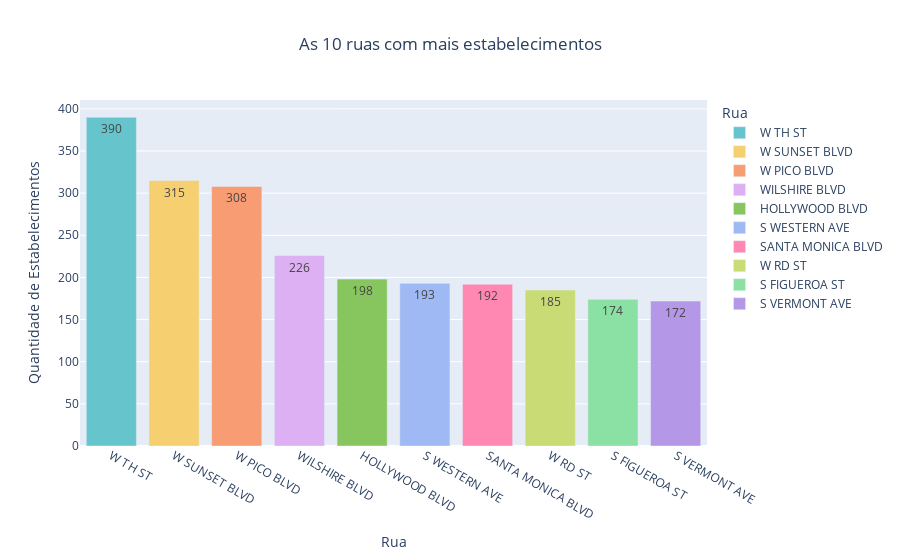

The code cell stored with this chart in its notebook:
### Code cell
# Definindo a paleta de cores do gráfico
paleta_cores = px.colors.qualitative.Pastel

fig = px.bar(top_ruas.head(10),
        x='street',
        y='qtd_estab_rua',
        color='street',
        title='As 10 ruas com mais estabelecimentos',
        labels={'street': 'Rua', 'qtd_estab_rua': 'Quantidade de Estabelecimentos'},
        text='qtd_estab_rua',
        color_discrete_sequence= paleta_cores
            )

# Centraliza o título horizontalmente
fig.update_layout(
    title_x=0.5  
)

fig.show()

### Figure 1 — Plotly figure (JSON) as saved in the notebook; plotly's stock layout.template omitted (floating-point values rounded to 4 significant figures)
{"data": [{"alignmentgroup": "True", "hovertemplate": "Rua=%{x}<br>Quantidade de Estabelecimentos=%{text}<extra></extra>", "legendgroup": "W TH ST", "marker": {"color": "rgb(102, 197, 204)", "pattern": {"shape": ""}}, "name": "W TH ST", "offsetgroup": "W TH ST", "orientation": "v", "showlegend": true, "text": [390], "textposition": "auto", "type": "bar", "x": ["W TH ST"], "xaxis": "x", "y": [390], "yaxis": "y"}, {"alignmentgroup": "True", "hovertemplate": "Rua=%{x}<br>Quantidade de Estabelecimentos=%{text}<extra></extra>", "legendgroup": "W SUNSET BLVD", "marker": {"color": "rgb(246, 207, 113)", "pattern": {"shape": ""}}, "name": "W SUNSET BLVD", "offsetgroup": "W SUNSET BLVD", "orientation": "v", "showlegend": true, "text": [315], "textposition": "auto", "type": "bar", "x": ["W SUNSET BLVD"], "xaxis": "x", "y": [315], "yaxis": "y"}, {"alignmentgroup": "True", "hovertemplate": "Rua=%{x}<br>Quantidade de Estabelecimentos=%{text}<extra></extra>", "legendgroup": "W PICO BLVD", "marker": {"color": "rgb(248, 156, 116)", "pattern": {"shape": ""}}, "name": "W PICO BLVD", "offsetgroup": "W PICO BLVD", "orientation": "v", "showlegend": true, "text": [308], "textposition": "auto", "type": "bar", "x": ["W PICO BLVD"], "xaxis": "x", "y": [308], "yaxis": "y"}, {"alignmentgroup": "True", "hovertemplate": "Rua=%{x}<br>Quantidade de Estabelecimentos=%{text}<extra></extra>", "legendgroup": "WILSHIRE BLVD", "marker": {"color": "rgb(220, 176, 242)", "pattern": {"shape": ""}}, "name": "WILSHIRE BLVD", "offsetgroup": "WILSHIRE BLVD", "orientation": "v", "showlegend": true, "text": [226], "textposition": "auto", "type": "bar", "x": ["WILSHIRE BLVD"], "xaxis": "x", "y": [226], "yaxis": "y"}, {"alignmentgroup": "True", "hovertemplate": "Rua=%{x}<br>Quantidade de Estabelecimentos=%{text}<extra></extra>", "legendgroup": "HOLLYWOOD BLVD", "marker": {"color": "rgb(135, 197, 95)", "pattern": {"shape": ""}}, "name": "HOLLYWOOD BLVD", "offsetgroup": "HOLLYWOOD BLVD", "orientation": "v", "showlegend": true, "text": [198], "textposition": "auto", "type": "bar", "x": ["HOLLYWOOD BLVD"], "xaxis": "x", "y": [198], "yaxis": "y"}, {"alignmentgroup": "True", "hovertemplate": "Rua=%{x}<br>Quantidade de Estabelecimentos=%{text}<extra></extra>", "legendgroup": "S WESTERN AVE", "marker": {"color": "rgb(158, 185, 243)", "pattern": {"shape": ""}}, "name": "S WESTERN AVE", "offsetgroup": "S WESTERN AVE", "orientation": "v", "showlegend": true, "text": [193], "textposition": "auto", "type": "bar", "x": ["S WESTERN AVE"], "xaxis": "x", "y": [193], "yaxis": "y"}, {"alignmentgroup": "True", "hovertemplate": "Rua=%{x}<br>Quantidade de Estabelecimentos=%{text}<extra></extra>", "legendgroup": "SANTA MONICA BLVD", "marker": {"color": "rgb(254, 136, 177)", "pattern": {"shape": ""}}, "name": "SANTA MONICA BLVD", "offsetgroup": "SANTA MONICA BLVD", "orientation": "v", "showlegend": true, "text": [192], "textposition": "auto", "type": "bar", "x": ["SANTA MONICA BLVD"], "xaxis": "x", "y": [192], "yaxis": "y"}, {"alignmentgroup": "True", "hovertemplate": "Rua=%{x}<br>Quantidade de Estabelecimentos=%{text}<extra></extra>", "legendgroup": "W RD ST", "marker": {"color": "rgb(201, 219, 116)", "pattern": {"shape": ""}}, "name": "W RD ST", "offsetgroup": "W RD ST", "orientation": "v", "showlegend": true, "text": [185], "textposition": "auto", "type": "bar", "x": ["W RD ST"], "xaxis": "x", "y": [185], "yaxis": "y"}, {"alignmentgroup": "True", "hovertemplate": "Rua=%{x}<br>Quantidade de Estabelecimentos=%{text}<extra></extra>", "legendgroup": "S FIGUEROA ST", "marker": {"color": "rgb(139, 224, 164)", "pattern": {"shape": ""}}, "name": "S FIGUEROA ST", "offsetgroup": "S FIGUEROA ST", "orientation": "v", "showlegend": true, "text": [174], "textposition": "auto", "type": "bar", "x": ["S FIGUEROA ST"], "xaxis": "x", "y": [174], "yaxis": "y"}, {"alignmentgroup": "True", "hovertemplate": "Rua=%{x}<br>Quantidade de Estabelecimentos=%{text}<extra></extra>", "legendgroup": "S VERMONT AVE", "marker": {"color": "rgb(180, 151, 231)", "pattern": {"shape": ""}}, "name": "S VERMONT AVE", "offsetgroup": "S VERMONT AVE", "orientation": "v", "showlegend": true, "text": [172], "textposition": "auto", "type": "bar", "x": ["S VERMONT AVE"], "xaxis": "x", "y": [172], "yaxis": "y"}], "layout": {"barmode": "relative", "legend": {"title": {"text": "Rua"}, "tracegroupgap": 0}, "title": {"text": "As 10 ruas com mais estabelecimentos", "x": 0.5}, "xaxis": {"anchor": "y", "categoryarray": ["W TH ST", "W SUNSET BLVD", "W PICO BLVD", "WILSHIRE BLVD", "HOLLYWOOD BLVD", "S WESTERN AVE", "SANTA MONICA BLVD", "W RD ST", "S FIGUEROA ST", "S VERMONT AVE"], "categoryorder": "array", "domain": [0, 1], "title": {"text": "Rua"}}, "yaxis": {"anchor": "x", "domain": [0, 1], "title": {"text": "Quantidade de Estabelecimentos"}}}}
